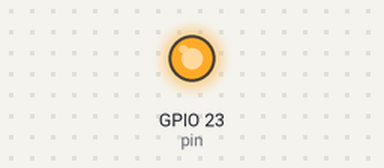
Bench run of a program on a simulated Raspberry Pi (BCM pin numbers). Parts: output pins drawn as LEDs (lit = HIGH).

Above: at 2.5 s.
At 7.5 s:
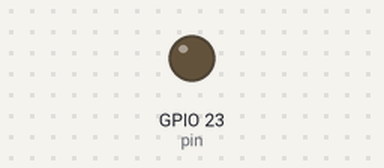
Timing chart, 0 to 13.0 s (numbered marks = the images above):
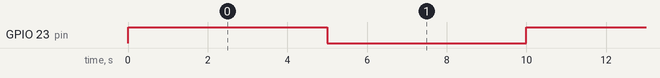

Measured:
- by itself, GPIO 23 (pin): alternates HIGH for 5.0 s and LOW for 5.0 s

The program:

relay.py
```python
import os
import RPi.GPIO as GPIO
from time import sleep

pin = 23

def setup():
    GPIO.setmode(GPIO.BCM)
    GPIO.setup(pin, GPIO.OUT)
    GPIO.setwarnings(False)

try:
    setup()
    while True:
        GPIO.output(pin, True)
        sleep(5)
        GPIO.output(pin, False)
        sleep(5)
except KeyboardInterrupt:
    GPIO.cleanup()
```
